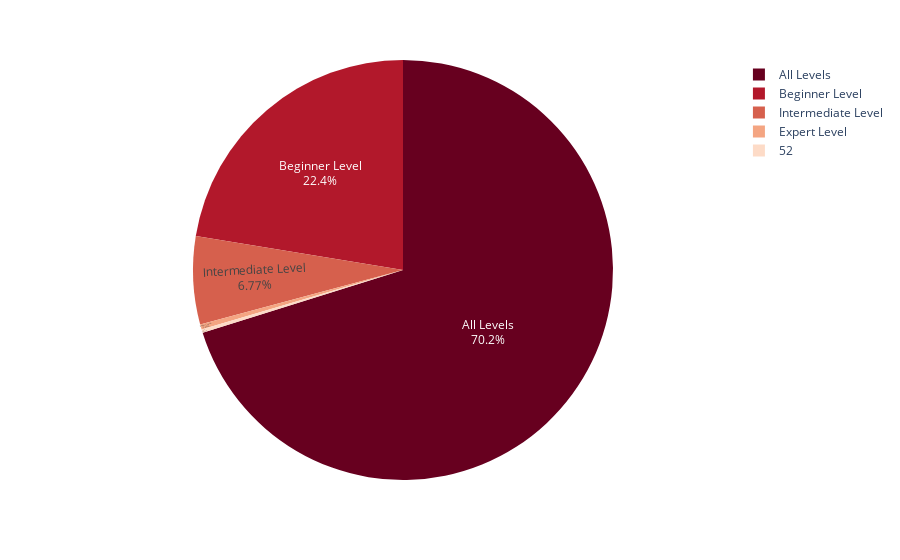

Here is the notebook cell this chart was saved with:
### Code cell
# Plot For the lectures * reviews
plot_num_of_countable_feature('num_reviews')

### Figure 1 — Plotly figure (JSON) as saved in the notebook; plotly's stock layout.template omitted (floating-point values rounded to 4 significant figures)
{"data": [{"domain": {"x": [0, 1], "y": [0, 1]}, "hovertemplate": "Level=%{label}<br>NumberOf num_reviews=%{value}<extra></extra>", "labels": ["52", "All Levels", "Beginner Level", "Expert Level", "Intermediate Level"], "legendgroup": "", "name": "", "showlegend": true, "textinfo": "percent+label", "textposition": "inside", "type": "pie", "values": [1463, 404300, 129086, 2333, 39016]}], "layout": {"autosize": true, "legend": {"tracegroupgap": 0}, "margin": {"t": 60}, "piecolorway": ["rgb(103,0,31)", "rgb(178,24,43)", "rgb(214,96,77)", "rgb(244,165,130)", "rgb(253,219,199)", "rgb(247,247,247)", "rgb(209,229,240)", "rgb(146,197,222)", "rgb(67,147,195)", "rgb(33,102,172)", "rgb(5,48,97)"]}}
